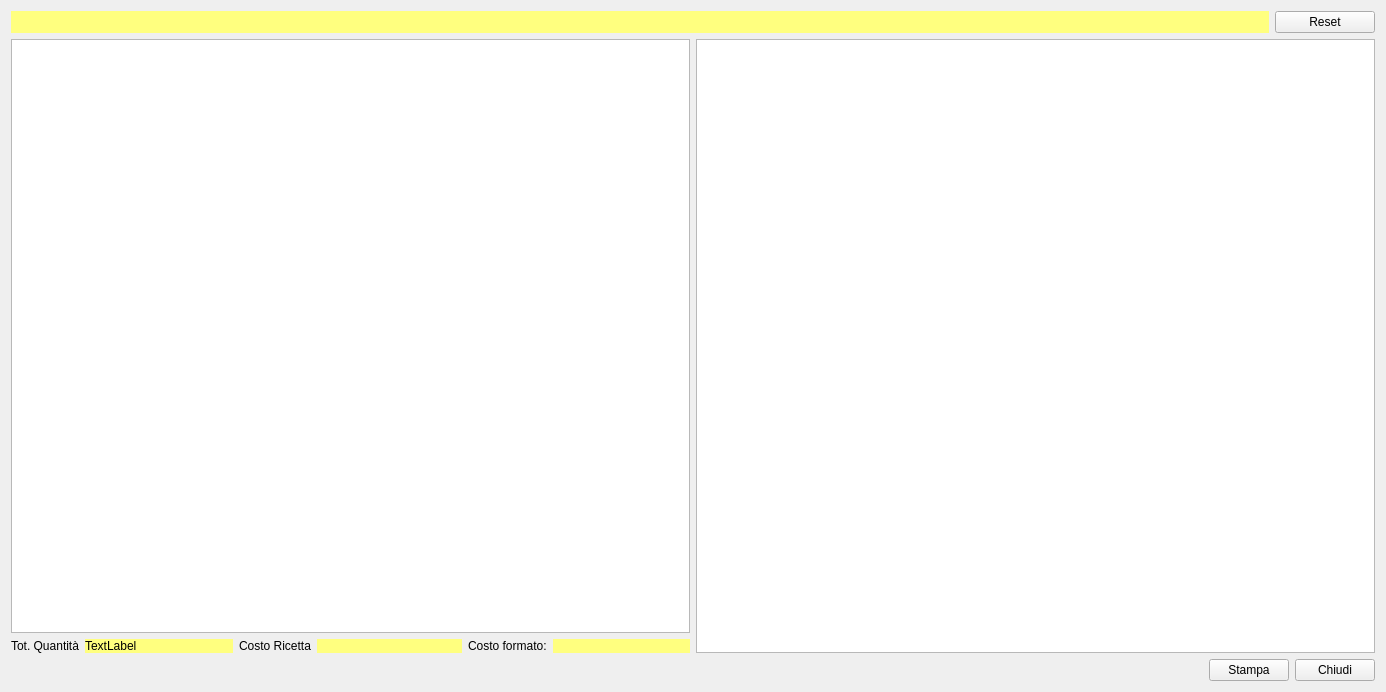
<?xml version="1.0" encoding="UTF-8"?>
<ui version="4.0">
 <class>HCalcolo_costi_jolly</class>
 <widget class="QWidget" name="HCalcolo_costi_jolly">
  <property name="geometry">
   <rect>
    <x>0</x>
    <y>0</y>
    <width>1386</width>
    <height>692</height>
   </rect>
  </property>
  <property name="windowTitle">
   <string>Elaborazione calcolo costi</string>
  </property>
  <property name="windowIcon">
   <iconset resource="icons.qrc">
    <normaloff>:/Resources/Right-align64.png</normaloff>:/Resources/Right-align64.png</iconset>
  </property>
  <layout class="QVBoxLayout" name="verticalLayout_2">
   <item>
    <layout class="QHBoxLayout" name="horizontalLayout_4">
     <item>
      <widget class="QLabel" name="lb_overview">
       <property name="styleSheet">
        <string notr="true">background-color: rgb(255, 255, 127);</string>
       </property>
       <property name="text">
        <string/>
       </property>
      </widget>
     </item>
     <item>
      <widget class="QPushButton" name="pbReset">
       <property name="maximumSize">
        <size>
         <width>100</width>
         <height>16777215</height>
        </size>
       </property>
       <property name="text">
        <string>Reset</string>
       </property>
      </widget>
     </item>
    </layout>
   </item>
   <item>
    <layout class="QHBoxLayout" name="horizontalLayout_3">
     <item>
      <layout class="QVBoxLayout" name="verticalLayout">
       <item>
        <widget class="QTableView" name="tv_Recipe">
         <property name="editTriggers">
          <set>QAbstractItemView::DoubleClicked|QAbstractItemView::EditKeyPressed</set>
         </property>
         <attribute name="verticalHeaderVisible">
          <bool>false</bool>
         </attribute>
        </widget>
       </item>
       <item>
        <layout class="QHBoxLayout" name="horizontalLayout">
         <item>
          <layout class="QFormLayout" name="formLayout_3">
           <item row="0" column="0">
            <widget class="QLabel" name="label_3">
             <property name="text">
              <string>Tot. Quantità</string>
             </property>
            </widget>
           </item>
           <item row="0" column="1">
            <widget class="QLabel" name="lb_totale_quantita">
             <property name="styleSheet">
              <string notr="true">background-color: rgb(255, 255, 127);</string>
             </property>
             <property name="text">
              <string>TextLabel</string>
             </property>
            </widget>
           </item>
          </layout>
         </item>
         <item>
          <layout class="QFormLayout" name="formLayout">
           <item row="0" column="0">
            <widget class="QLabel" name="label">
             <property name="text">
              <string>Costo Ricetta</string>
             </property>
            </widget>
           </item>
           <item row="0" column="1">
            <widget class="QLabel" name="lbCosto_Ricetta">
             <property name="styleSheet">
              <string notr="true">background-color: rgb(255, 255, 127);</string>
             </property>
             <property name="text">
              <string/>
             </property>
            </widget>
           </item>
          </layout>
         </item>
         <item>
          <layout class="QFormLayout" name="formLayout_2">
           <item row="0" column="0">
            <widget class="QLabel" name="label_2">
             <property name="text">
              <string>Costo formato:</string>
             </property>
            </widget>
           </item>
           <item row="0" column="1">
            <widget class="QLabel" name="lb_costo_formato">
             <property name="minimumSize">
              <size>
               <width>80</width>
               <height>0</height>
              </size>
             </property>
             <property name="styleSheet">
              <string notr="true">background-color: rgb(255, 255, 127);</string>
             </property>
             <property name="text">
              <string/>
             </property>
            </widget>
           </item>
          </layout>
         </item>
        </layout>
       </item>
      </layout>
     </item>
     <item>
      <widget class="QTableView" name="tvComponenti">
       <attribute name="verticalHeaderVisible">
        <bool>false</bool>
       </attribute>
      </widget>
     </item>
    </layout>
   </item>
   <item>
    <layout class="QHBoxLayout" name="horizontalLayout_2">
     <item>
      <spacer name="horizontalSpacer">
       <property name="orientation">
        <enum>Qt::Horizontal</enum>
       </property>
       <property name="sizeHint" stdset="0">
        <size>
         <width>40</width>
         <height>20</height>
        </size>
       </property>
      </spacer>
     </item>
     <item>
      <widget class="QPushButton" name="pbPrint">
       <property name="text">
        <string>Stampa</string>
       </property>
       <property name="icon">
        <iconset resource="icons.qrc">
         <normaloff>:/Resources/print-icon.png</normaloff>:/Resources/print-icon.png</iconset>
       </property>
       <property name="iconSize">
        <size>
         <width>32</width>
         <height>32</height>
        </size>
       </property>
      </widget>
     </item>
     <item>
      <widget class="QPushButton" name="pbClose">
       <property name="text">
        <string>Chiudi</string>
       </property>
       <property name="icon">
        <iconset resource="icons.qrc">
         <normaloff>:/Resources/Actions-window-close-icon.png</normaloff>:/Resources/Actions-window-close-icon.png</iconset>
       </property>
       <property name="iconSize">
        <size>
         <width>32</width>
         <height>32</height>
        </size>
       </property>
      </widget>
     </item>
    </layout>
   </item>
  </layout>
 </widget>
 <resources>
  <include location="icons.qrc"/>
 </resources>
 <connections/>
</ui>
